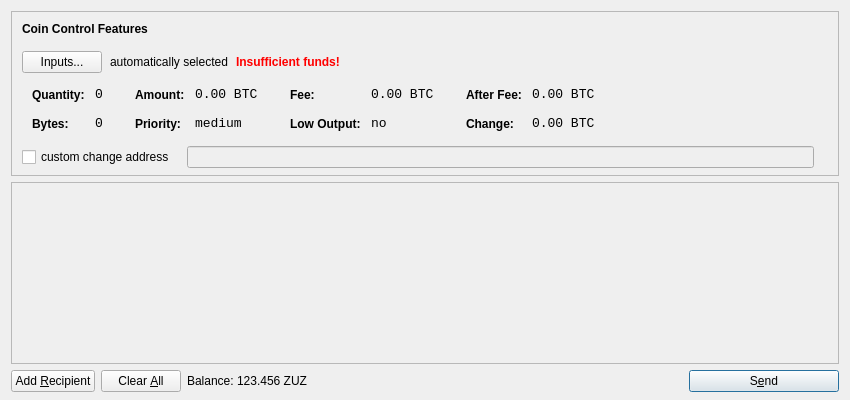
<?xml version="1.0" encoding="UTF-8"?>
<ui version="4.0">
 <class>SendCoinsDialog</class>
 <widget class="QDialog" name="SendCoinsDialog">
  <property name="geometry">
   <rect>
    <x>0</x>
    <y>0</y>
    <width>850</width>
    <height>400</height>
   </rect>
  </property>
  <property name="windowTitle">
   <string>Send Coins</string>
  </property>
  <layout class="QVBoxLayout" name="verticalLayout" stretch="0,1,0">
   <property name="bottomMargin">
    <number>8</number>
   </property>
   <item>
    <widget class="QFrame" name="frameCoinControl">
     <property name="sizePolicy">
      <sizepolicy hsizetype="Expanding" vsizetype="Expanding">
       <horstretch>0</horstretch>
       <verstretch>0</verstretch>
      </sizepolicy>
     </property>
     <property name="maximumSize">
      <size>
       <width>16777215</width>
       <height>16777215</height>
      </size>
     </property>
     <property name="frameShape">
      <enum>QFrame::StyledPanel</enum>
     </property>
     <property name="frameShadow">
      <enum>QFrame::Sunken</enum>
     </property>
     <layout class="QVBoxLayout" name="verticalLayoutCoinControl2">
      <property name="spacing">
       <number>-1</number>
      </property>
      <property name="leftMargin">
       <number>0</number>
      </property>
      <property name="topMargin">
       <number>0</number>
      </property>
      <property name="rightMargin">
       <number>0</number>
      </property>
      <property name="bottomMargin">
       <number>6</number>
      </property>
      <item>
       <layout class="QVBoxLayout" name="verticalLayoutCoinControl" stretch="0,0,0,0,1">
        <property name="spacing">
         <number>0</number>
        </property>
        <property name="leftMargin">
         <number>10</number>
        </property>
        <property name="topMargin">
         <number>10</number>
        </property>
        <item>
         <layout class="QHBoxLayout" name="horizontalLayoutCoinControl1">
          <property name="bottomMargin">
           <number>15</number>
          </property>
          <item>
           <widget class="QLabel" name="labelCoinControlFeatures">
            <property name="sizePolicy">
             <sizepolicy hsizetype="Preferred" vsizetype="Maximum">
              <horstretch>0</horstretch>
              <verstretch>0</verstretch>
             </sizepolicy>
            </property>
            <property name="font">
             <font>
              <weight>75</weight>
              <bold>true</bold>
             </font>
            </property>
            <property name="styleSheet">
             <string notr="true">font-weight:bold;</string>
            </property>
            <property name="text">
             <string>Coin Control Features</string>
            </property>
           </widget>
          </item>
         </layout>
        </item>
        <item>
         <layout class="QHBoxLayout" name="horizontalLayoutCoinControl2" stretch="0,0,0,0">
          <property name="spacing">
           <number>8</number>
          </property>
          <property name="bottomMargin">
           <number>10</number>
          </property>
          <item>
           <widget class="QPushButton" name="pushButtonCoinControl">
            <property name="styleSheet">
             <string notr="true"/>
            </property>
            <property name="text">
             <string>Inputs...</string>
            </property>
           </widget>
          </item>
          <item>
           <widget class="QLabel" name="labelCoinControlAutomaticallySelected">
            <property name="text">
             <string>automatically selected</string>
            </property>
            <property name="margin">
             <number>5</number>
            </property>
           </widget>
          </item>
          <item>
           <widget class="QLabel" name="labelCoinControlInsuffFunds">
            <property name="font">
             <font>
              <weight>75</weight>
              <bold>true</bold>
             </font>
            </property>
            <property name="styleSheet">
             <string notr="true">color:red;font-weight:bold;</string>
            </property>
            <property name="text">
             <string>Insufficient funds!</string>
            </property>
            <property name="margin">
             <number>5</number>
            </property>
           </widget>
          </item>
          <item>
           <spacer name="horizontalSpacerCoinControl">
            <property name="orientation">
             <enum>Qt::Horizontal</enum>
            </property>
            <property name="sizeHint" stdset="0">
             <size>
              <width>40</width>
              <height>1</height>
             </size>
            </property>
           </spacer>
          </item>
         </layout>
        </item>
        <item>
         <widget class="QWidget" name="widgetCoinControl" native="true">
          <property name="sizePolicy">
           <sizepolicy hsizetype="Preferred" vsizetype="Preferred">
            <horstretch>0</horstretch>
            <verstretch>0</verstretch>
           </sizepolicy>
          </property>
          <property name="minimumSize">
           <size>
            <width>0</width>
            <height>0</height>
           </size>
          </property>
          <property name="styleSheet">
           <string notr="true"/>
          </property>
          <layout class="QHBoxLayout" name="horizontalLayoutCoinControl5">
           <property name="margin">
            <number>0</number>
           </property>
           <item>
            <layout class="QHBoxLayout" name="horizontalLayoutCoinControl3" stretch="0,0,0,1">
             <property name="spacing">
              <number>20</number>
             </property>
             <property name="topMargin">
              <number>0</number>
             </property>
             <property name="bottomMargin">
              <number>10</number>
             </property>
             <item>
              <layout class="QFormLayout" name="formLayoutCoinControl1">
               <property name="horizontalSpacing">
                <number>10</number>
               </property>
               <property name="verticalSpacing">
                <number>14</number>
               </property>
               <property name="leftMargin">
                <number>10</number>
               </property>
               <property name="topMargin">
                <number>4</number>
               </property>
               <property name="rightMargin">
                <number>6</number>
               </property>
               <item row="0" column="0">
                <widget class="QLabel" name="labelCoinControlQuantityText">
                 <property name="styleSheet">
                  <string notr="true">font-weight:bold;</string>
                 </property>
                 <property name="text">
                  <string>Quantity:</string>
                 </property>
                 <property name="margin">
                  <number>0</number>
                 </property>
                </widget>
               </item>
               <item row="0" column="1">
                <widget class="QLabel" name="labelCoinControlQuantity">
                 <property name="font">
                  <font>
                   <family>Monospace</family>
                   <pointsize>10</pointsize>
                  </font>
                 </property>
                 <property name="cursor">
                  <cursorShape>IBeamCursor</cursorShape>
                 </property>
                 <property name="contextMenuPolicy">
                  <enum>Qt::ActionsContextMenu</enum>
                 </property>
                 <property name="text">
                  <string notr="true">0</string>
                 </property>
                 <property name="margin">
                  <number>0</number>
                 </property>
                 <property name="textInteractionFlags">
                  <set>Qt::LinksAccessibleByMouse|Qt::TextSelectableByKeyboard|Qt::TextSelectableByMouse</set>
                 </property>
                </widget>
               </item>
               <item row="1" column="0">
                <widget class="QLabel" name="labelCoinControlBytesText">
                 <property name="styleSheet">
                  <string notr="true">font-weight:bold;</string>
                 </property>
                 <property name="text">
                  <string>Bytes:</string>
                 </property>
                </widget>
               </item>
               <item row="1" column="1">
                <widget class="QLabel" name="labelCoinControlBytes">
                 <property name="font">
                  <font>
                   <family>Monospace</family>
                   <pointsize>10</pointsize>
                  </font>
                 </property>
                 <property name="cursor">
                  <cursorShape>IBeamCursor</cursorShape>
                 </property>
                 <property name="contextMenuPolicy">
                  <enum>Qt::ActionsContextMenu</enum>
                 </property>
                 <property name="text">
                  <string notr="true">0</string>
                 </property>
                 <property name="textInteractionFlags">
                  <set>Qt::LinksAccessibleByMouse|Qt::TextSelectableByKeyboard|Qt::TextSelectableByMouse</set>
                 </property>
                </widget>
               </item>
              </layout>
             </item>
             <item>
              <layout class="QFormLayout" name="formLayoutCoinControl2">
               <property name="horizontalSpacing">
                <number>10</number>
               </property>
               <property name="verticalSpacing">
                <number>14</number>
               </property>
               <property name="leftMargin">
                <number>6</number>
               </property>
               <property name="topMargin">
                <number>4</number>
               </property>
               <property name="rightMargin">
                <number>6</number>
               </property>
               <item row="0" column="0">
                <widget class="QLabel" name="labelCoinControlAmountText">
                 <property name="styleSheet">
                  <string notr="true">font-weight:bold;</string>
                 </property>
                 <property name="text">
                  <string>Amount:</string>
                 </property>
                 <property name="margin">
                  <number>0</number>
                 </property>
                </widget>
               </item>
               <item row="0" column="1">
                <widget class="QLabel" name="labelCoinControlAmount">
                 <property name="font">
                  <font>
                   <family>Monospace</family>
                   <pointsize>10</pointsize>
                  </font>
                 </property>
                 <property name="cursor">
                  <cursorShape>IBeamCursor</cursorShape>
                 </property>
                 <property name="contextMenuPolicy">
                  <enum>Qt::ActionsContextMenu</enum>
                 </property>
                 <property name="text">
                  <string notr="true">0.00 BTC</string>
                 </property>
                 <property name="textInteractionFlags">
                  <set>Qt::LinksAccessibleByMouse|Qt::TextSelectableByKeyboard|Qt::TextSelectableByMouse</set>
                 </property>
                </widget>
               </item>
               <item row="1" column="0">
                <widget class="QLabel" name="labelCoinControlPriorityText">
                 <property name="styleSheet">
                  <string notr="true">font-weight:bold;</string>
                 </property>
                 <property name="text">
                  <string>Priority:</string>
                 </property>
                </widget>
               </item>
               <item row="1" column="1">
                <widget class="QLabel" name="labelCoinControlPriority">
                 <property name="font">
                  <font>
                   <family>Monospace</family>
                   <pointsize>10</pointsize>
                  </font>
                 </property>
                 <property name="cursor">
                  <cursorShape>IBeamCursor</cursorShape>
                 </property>
                 <property name="contextMenuPolicy">
                  <enum>Qt::ActionsContextMenu</enum>
                 </property>
                 <property name="text">
                  <string>medium</string>
                 </property>
                 <property name="textInteractionFlags">
                  <set>Qt::LinksAccessibleByMouse|Qt::TextSelectableByKeyboard|Qt::TextSelectableByMouse</set>
                 </property>
                </widget>
               </item>
              </layout>
             </item>
             <item>
              <layout class="QFormLayout" name="formLayoutCoinControl3">
               <property name="horizontalSpacing">
                <number>10</number>
               </property>
               <property name="verticalSpacing">
                <number>14</number>
               </property>
               <property name="leftMargin">
                <number>6</number>
               </property>
               <property name="topMargin">
                <number>4</number>
               </property>
               <property name="rightMargin">
                <number>6</number>
               </property>
               <item row="0" column="0">
                <widget class="QLabel" name="labelCoinControlFeeText">
                 <property name="styleSheet">
                  <string notr="true">font-weight:bold;</string>
                 </property>
                 <property name="text">
                  <string>Fee:</string>
                 </property>
                 <property name="margin">
                  <number>0</number>
                 </property>
                </widget>
               </item>
               <item row="0" column="1">
                <widget class="QLabel" name="labelCoinControlFee">
                 <property name="font">
                  <font>
                   <family>Monospace</family>
                   <pointsize>10</pointsize>
                  </font>
                 </property>
                 <property name="cursor">
                  <cursorShape>IBeamCursor</cursorShape>
                 </property>
                 <property name="contextMenuPolicy">
                  <enum>Qt::ActionsContextMenu</enum>
                 </property>
                 <property name="text">
                  <string notr="true">0.00 BTC</string>
                 </property>
                 <property name="textInteractionFlags">
                  <set>Qt::LinksAccessibleByMouse|Qt::TextSelectableByKeyboard|Qt::TextSelectableByMouse</set>
                 </property>
                </widget>
               </item>
               <item row="1" column="0">
                <widget class="QLabel" name="labelCoinControlLowOutputText">
                 <property name="styleSheet">
                  <string notr="true">font-weight:bold;</string>
                 </property>
                 <property name="text">
                  <string>Low Output:</string>
                 </property>
                </widget>
               </item>
               <item row="1" column="1">
                <widget class="QLabel" name="labelCoinControlLowOutput">
                 <property name="font">
                  <font>
                   <family>Monospace</family>
                   <pointsize>10</pointsize>
                  </font>
                 </property>
                 <property name="cursor">
                  <cursorShape>IBeamCursor</cursorShape>
                 </property>
                 <property name="contextMenuPolicy">
                  <enum>Qt::ActionsContextMenu</enum>
                 </property>
                 <property name="text">
                  <string>no</string>
                 </property>
                 <property name="textInteractionFlags">
                  <set>Qt::LinksAccessibleByMouse|Qt::TextSelectableByKeyboard|Qt::TextSelectableByMouse</set>
                 </property>
                </widget>
               </item>
              </layout>
             </item>
             <item>
              <layout class="QFormLayout" name="formLayoutCoinControl4">
               <property name="horizontalSpacing">
                <number>10</number>
               </property>
               <property name="verticalSpacing">
                <number>14</number>
               </property>
               <property name="leftMargin">
                <number>6</number>
               </property>
               <property name="topMargin">
                <number>4</number>
               </property>
               <property name="rightMargin">
                <number>6</number>
               </property>
               <item row="0" column="0">
                <widget class="QLabel" name="labelCoinControlAfterFeeText">
                 <property name="styleSheet">
                  <string notr="true">font-weight:bold;</string>
                 </property>
                 <property name="text">
                  <string>After Fee:</string>
                 </property>
                 <property name="margin">
                  <number>0</number>
                 </property>
                </widget>
               </item>
               <item row="0" column="1">
                <widget class="QLabel" name="labelCoinControlAfterFee">
                 <property name="font">
                  <font>
                   <family>Monospace</family>
                   <pointsize>10</pointsize>
                  </font>
                 </property>
                 <property name="cursor">
                  <cursorShape>IBeamCursor</cursorShape>
                 </property>
                 <property name="contextMenuPolicy">
                  <enum>Qt::ActionsContextMenu</enum>
                 </property>
                 <property name="text">
                  <string notr="true">0.00 BTC</string>
                 </property>
                 <property name="textInteractionFlags">
                  <set>Qt::LinksAccessibleByMouse|Qt::TextSelectableByKeyboard|Qt::TextSelectableByMouse</set>
                 </property>
                </widget>
               </item>
               <item row="1" column="0">
                <widget class="QLabel" name="labelCoinControlChangeText">
                 <property name="styleSheet">
                  <string notr="true">font-weight:bold;</string>
                 </property>
                 <property name="text">
                  <string>Change:</string>
                 </property>
                </widget>
               </item>
               <item row="1" column="1">
                <widget class="QLabel" name="labelCoinControlChange">
                 <property name="font">
                  <font>
                   <family>Monospace</family>
                   <pointsize>10</pointsize>
                  </font>
                 </property>
                 <property name="cursor">
                  <cursorShape>IBeamCursor</cursorShape>
                 </property>
                 <property name="contextMenuPolicy">
                  <enum>Qt::ActionsContextMenu</enum>
                 </property>
                 <property name="text">
                  <string notr="true">0.00 BTC</string>
                 </property>
                 <property name="textInteractionFlags">
                  <set>Qt::LinksAccessibleByMouse|Qt::TextSelectableByKeyboard|Qt::TextSelectableByMouse</set>
                 </property>
                </widget>
               </item>
              </layout>
             </item>
            </layout>
           </item>
          </layout>
         </widget>
        </item>
        <item>
         <layout class="QHBoxLayout" name="horizontalLayoutCoinControl4" stretch="0,0,0">
          <property name="spacing">
           <number>12</number>
          </property>
          <property name="sizeConstraint">
           <enum>QLayout::SetDefaultConstraint</enum>
          </property>
          <property name="topMargin">
           <number>5</number>
          </property>
          <property name="rightMargin">
           <number>5</number>
          </property>
          <item>
           <widget class="QCheckBox" name="checkBoxCoinControlChange">
            <property name="text">
             <string>custom change address</string>
            </property>
           </widget>
          </item>
          <item>
           <widget class="QLineEdit" name="lineEditCoinControlChange">
            <property name="enabled">
             <bool>false</bool>
            </property>
            <property name="sizePolicy">
             <sizepolicy hsizetype="Expanding" vsizetype="Fixed">
              <horstretch>0</horstretch>
              <verstretch>0</verstretch>
             </sizepolicy>
            </property>
           </widget>
          </item>
          <item>
           <widget class="QLabel" name="labelCoinControlChangeLabel">
            <property name="sizePolicy">
             <sizepolicy hsizetype="Preferred" vsizetype="Expanding">
              <horstretch>0</horstretch>
              <verstretch>0</verstretch>
             </sizepolicy>
            </property>
            <property name="minimumSize">
             <size>
              <width>0</width>
              <height>0</height>
             </size>
            </property>
            <property name="text">
             <string/>
            </property>
            <property name="margin">
             <number>3</number>
            </property>
           </widget>
          </item>
         </layout>
        </item>
        <item>
         <spacer name="verticalSpacerCoinControl">
          <property name="orientation">
           <enum>Qt::Vertical</enum>
          </property>
          <property name="sizeHint" stdset="0">
           <size>
            <width>800</width>
            <height>1</height>
           </size>
          </property>
         </spacer>
        </item>
       </layout>
      </item>
     </layout>
    </widget>
   </item>
   <item>
    <widget class="QScrollArea" name="scrollArea">
     <property name="widgetResizable">
      <bool>true</bool>
     </property>
     <widget class="QWidget" name="scrollAreaWidgetContents">
      <property name="geometry">
       <rect>
        <x>0</x>
        <y>0</y>
        <width>830</width>
        <height>165</height>
       </rect>
      </property>
      <layout class="QVBoxLayout" name="verticalLayout_2">
       <property name="margin">
        <number>0</number>
       </property>
       <item>
        <layout class="QVBoxLayout" name="entries">
         <property name="spacing">
          <number>6</number>
         </property>
        </layout>
       </item>
       <item>
        <spacer name="verticalSpacer">
         <property name="orientation">
          <enum>Qt::Vertical</enum>
         </property>
         <property name="sizeHint" stdset="0">
          <size>
           <width>20</width>
           <height>40</height>
          </size>
         </property>
        </spacer>
       </item>
      </layout>
     </widget>
    </widget>
   </item>
   <item>
    <layout class="QHBoxLayout" name="horizontalLayout">
     <item>
      <widget class="QPushButton" name="addButton">
       <property name="toolTip">
        <string>Send to multiple recipients at once</string>
       </property>
       <property name="text">
        <string>Add &amp;Recipient</string>
       </property>
       <property name="icon">
        <iconset resource="../bitcoin.qrc">
         <normaloff>:/icons/add</normaloff>:/icons/add</iconset>
       </property>
       <property name="autoDefault">
        <bool>false</bool>
       </property>
      </widget>
     </item>
     <item>
      <widget class="QPushButton" name="clearButton">
       <property name="sizePolicy">
        <sizepolicy hsizetype="Minimum" vsizetype="Fixed">
         <horstretch>0</horstretch>
         <verstretch>0</verstretch>
        </sizepolicy>
       </property>
       <property name="toolTip">
        <string>Remove all transaction fields</string>
       </property>
       <property name="text">
        <string>Clear &amp;All</string>
       </property>
       <property name="icon">
        <iconset resource="../bitcoin.qrc">
         <normaloff>:/icons/remove</normaloff>:/icons/remove</iconset>
       </property>
       <property name="autoRepeatDelay">
        <number>300</number>
       </property>
       <property name="autoDefault">
        <bool>false</bool>
       </property>
      </widget>
     </item>
     <item>
      <layout class="QHBoxLayout" name="horizontalLayout_2">
       <property name="spacing">
        <number>3</number>
       </property>
       <item>
        <widget class="QLabel" name="label">
         <property name="text">
          <string>Balance:</string>
         </property>
        </widget>
       </item>
       <item>
        <widget class="QLabel" name="labelBalance">
         <property name="cursor">
          <cursorShape>IBeamCursor</cursorShape>
         </property>
         <property name="text">
          <string>123.456 ZUZ</string>
         </property>
         <property name="textInteractionFlags">
          <set>Qt::LinksAccessibleByMouse|Qt::TextSelectableByKeyboard|Qt::TextSelectableByMouse</set>
         </property>
        </widget>
       </item>
      </layout>
     </item>
     <item>
      <spacer name="horizontalSpacer">
       <property name="orientation">
        <enum>Qt::Horizontal</enum>
       </property>
       <property name="sizeHint" stdset="0">
        <size>
         <width>40</width>
         <height>20</height>
        </size>
       </property>
      </spacer>
     </item>
     <item>
      <widget class="QPushButton" name="sendButton">
       <property name="minimumSize">
        <size>
         <width>150</width>
         <height>0</height>
        </size>
       </property>
       <property name="toolTip">
        <string>Confirm the send action</string>
       </property>
       <property name="text">
        <string>S&amp;end</string>
       </property>
       <property name="icon">
        <iconset resource="../bitcoin.qrc">
         <normaloff>:/icons/send</normaloff>:/icons/send</iconset>
       </property>
       <property name="default">
        <bool>true</bool>
       </property>
      </widget>
     </item>
    </layout>
   </item>
  </layout>
 </widget>
 <resources>
  <include location="../bitcoin.qrc"/>
 </resources>
 <connections/>
</ui>
